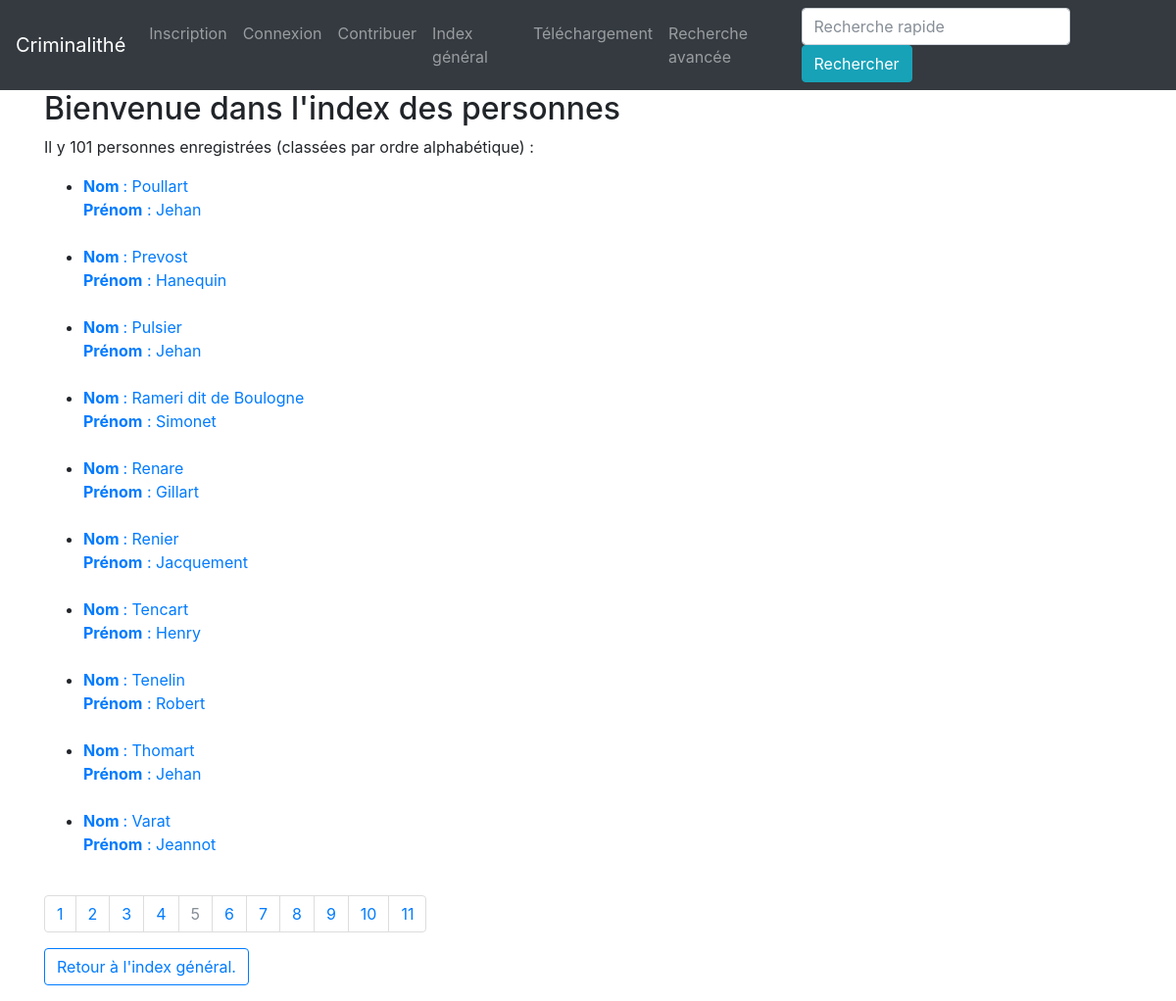
The app's page /Index/personnes/?page=5, older data.
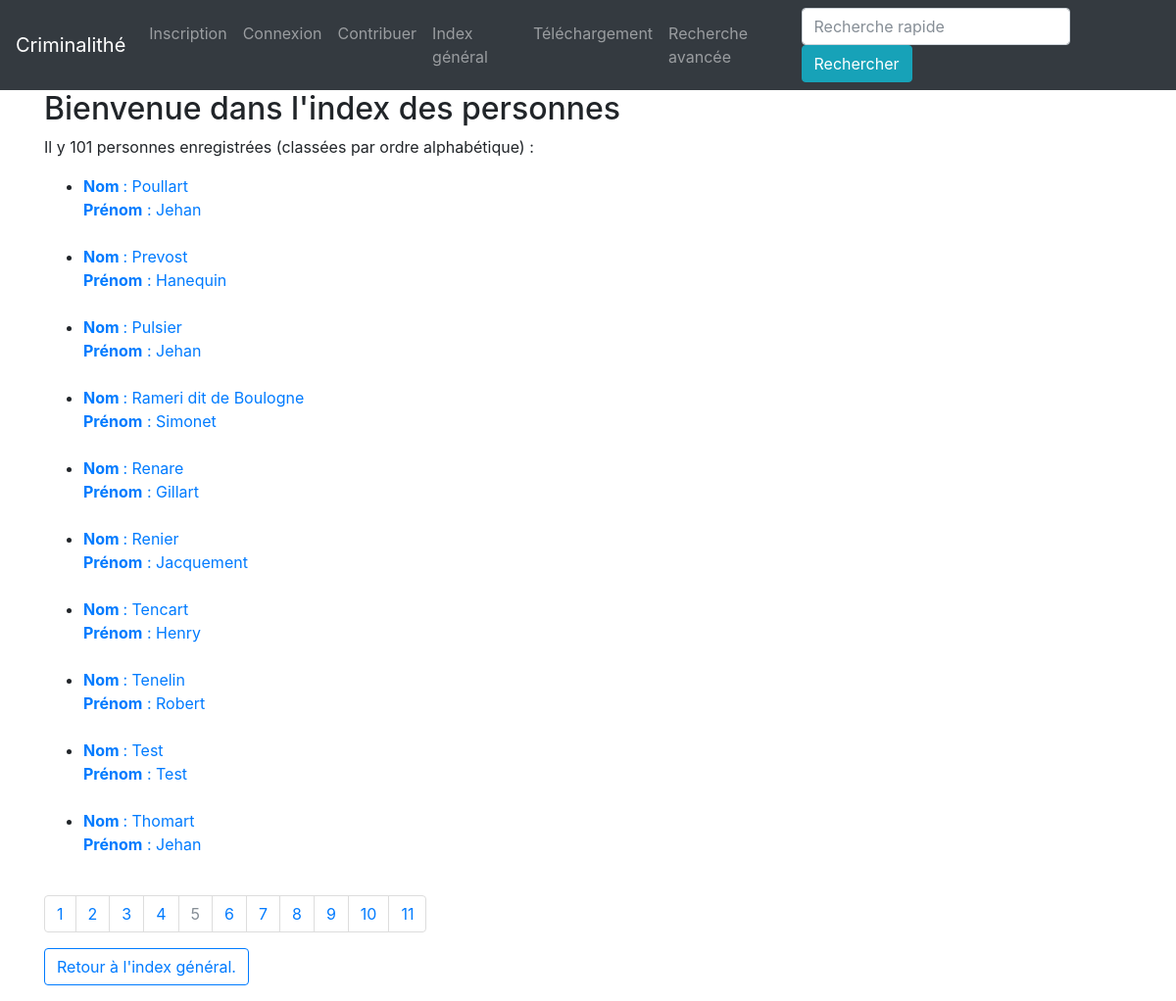
The same page, newer data.
### app/modeles/donnees.py (models this page shows, shortened)
class Personnes(db.Model):
    personnes_id = db.Column(db.Integer, primary_key=True, unique=True, nullable=False, autoincrement=True)
    personnes_amendes_id = db.Column(db.Integer, db.ForeignKey("amendes.amendes_personnes_id"))
    personnes_nom = db.Column(db.Text)
    personnes_prenom = db.Column(db.Text)
    authorships = db.relationship("Authorship", back_populates="personne")
    amendes = db.relationship("Amendes", backref="amendes", foreign_keys="Amendes.amendes_personnes_id")

### app/routes/__init__.py (the view)
@app.route("/Index/personnes/")
def index_personnes():
    page = request.args.get("page", 1)
    if isinstance(page, str) and page.isdigit():
        page = int(page)
    else:
        page = 1
    personnes = Personnes.query.order_by(Personnes.personnes_nom).paginate(page=page, per_page=RESULTATS_PAR_PAGES_INDEX)
    return render_template("pages/Index_personnes.html", personnes=personnes)

### app/templates/pages/Index_personnes.html
{% extends "conteneur.html" %}
{% block corps %}
    <h2> Bienvenue dans l'index des personnes</h2>
<p>
    Il y 101 personnes enregistrées (classées par ordre alphabétique) :
        <ul>
            {% for personne in personnes.items %}
                <li><a href="{{url_for('personne', personnes_id=personne.personnes_id+1)}}">
                    <b>Nom </b>: {{personne.personnes_nom}}<br/>
                    <b>Prénom</b> : {{personne.personnes_prenom}}<br/>
                </a></li><br/>
            {% endfor %}
        </ul>
<nav aria-label="research-pagination">
      <ul class="pagination">
        {%- for page in personnes.iter_pages() %}
            {% if page %}
              {% if page != personnes.page %}
                <li class="page-item">
                    <a class="page-link" href="{{ url_for("index_personnes", page=page) }}">{{page}}</a>
                </li>
              {% else %}
                <li class="page-item active disabled">
                  <a class="page-link">{{page}} <span class="sr-only">(actuelle)</span></a>
                </li>
              {% endif %}
          {% else %}
                <li class="page-item disabled">
                  <a class="page-link">...</a>
                </li>
          {% endif %}
        {%- endfor %}
      </ul>
<button type="button" class="btn btn-outline-primary">
    <a href="{{url_for('index')}}">Retour à l'index général.</a></li>
</button>
</p>
{% endblock %}

Row changes from the older to the newer data that the page shows:
no longer on this page (row unchanged): Personnes: personnes_nom "Varat", personnes_prenom "Jeannot"
added Personnes: personnes_nom "Test", personnes_prenom "Test"
